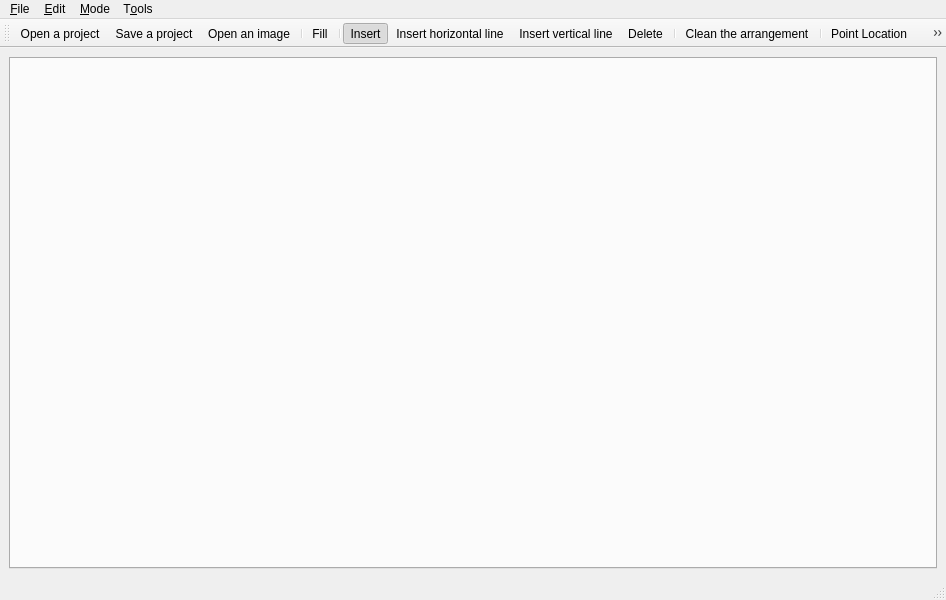
<?xml version="1.0" encoding="UTF-8"?>
<ui version="4.0">
 <class>QArrangementLabellingWindow</class>
 <widget class="QMainWindow" name="QArrangementLabellingWindow">
  <property name="geometry">
   <rect>
    <x>0</x>
    <y>0</y>
    <width>946</width>
    <height>600</height>
   </rect>
  </property>
  <property name="windowTitle">
   <string>QLabellingArrangement</string>
  </property>
  <property name="windowIcon">
   <iconset resource="../rc/QArrangementLabelling.qrc">
    <normaloff>:/icons/Arrangement_2.png</normaloff>:/icons/Arrangement_2.png</iconset>
  </property>
  <widget class="QWidget" name="centralwidget">
   <layout class="QGridLayout" name="gridLayout">
    <item row="0" column="0">
     <widget class="QTabWidget" name="tabWidget">
      <property name="currentIndex">
       <number>-1</number>
      </property>
     </widget>
    </item>
   </layout>
  </widget>
  <widget class="QStatusBar" name="statusbar"/>
  <widget class="QToolBar" name="toolBar">
   <property name="windowTitle">
    <string>toolBar</string>
   </property>
   <attribute name="toolBarArea">
    <enum>TopToolBarArea</enum>
   </attribute>
   <attribute name="toolBarBreak">
    <bool>false</bool>
   </attribute>
   <addaction name="actionOpenProject"/>
   <addaction name="actionSaveProject"/>
   <addaction name="actionOpenImage"/>
   <addaction name="separator"/>
   <addaction name="actionFill"/>
   <addaction name="separator"/>
   <addaction name="actionInsert"/>
   <addaction name="actionInsert_horizontal_line"/>
   <addaction name="actionInsert_vertical_line"/>
   <addaction name="actionDelete"/>
   <addaction name="separator"/>
   <addaction name="actionClean"/>
   <addaction name="separator"/>
   <addaction name="actionPointLocation"/>
   <addaction name="actionMerge"/>
   <addaction name="actionSplit"/>
   <addaction name="separator"/>
   <addaction name="actionDrag"/>
   <addaction name="actionZoomIn"/>
   <addaction name="actionZoomOut"/>
   <addaction name="separator"/>
   <addaction name="actionSnapMode"/>
   <addaction name="actionGridSnapMode"/>
   <addaction name="separator"/>
   <addaction name="actionUndo"/>
   <addaction name="actionRedo"/>
  </widget>
  <widget class="QMenuBar" name="menubar">
   <property name="geometry">
    <rect>
     <x>0</x>
     <y>0</y>
     <width>946</width>
     <height>21</height>
    </rect>
   </property>
   <widget class="QMenu" name="menu_File">
    <property name="title">
     <string>&amp;File</string>
    </property>
    <addaction name="actionNewTab"/>
    <addaction name="actionCloseTab"/>
    <addaction name="separator"/>
    <addaction name="actionOpenProject"/>
    <addaction name="actionSaveProject"/>
    <addaction name="actionOpenImage"/>
    <addaction name="actionOpen"/>
    <addaction name="actionSaveAs"/>
    <addaction name="separator"/>
    <addaction name="actionQuit"/>
   </widget>
   <widget class="QMenu" name="menuMode">
    <property name="title">
     <string>&amp;Mode</string>
    </property>
    <addaction name="actionDrag"/>
    <addaction name="actionInsert"/>
    <addaction name="actionInsert_horizontal_line"/>
    <addaction name="actionInsert_vertical_line"/>
    <addaction name="actionDelete"/>
    <addaction name="actionPointLocation"/>
    <addaction name="actionMerge"/>
    <addaction name="actionSplit"/>
    <addaction name="actionFill"/>
   </widget>
   <widget class="QMenu" name="menu_Edit">
    <property name="title">
     <string>&amp;Edit</string>
    </property>
    <addaction name="actionSnapMode"/>
    <addaction name="actionGridSnapMode"/>
    <addaction name="separator"/>
    <addaction name="actionShowGrid"/>
    <addaction name="separator"/>
    <addaction name="actionPreferences"/>
   </widget>
   <widget class="QMenu" name="menuT_ools">
    <property name="title">
     <string>T&amp;ools</string>
    </property>
    <addaction name="actionOverlay"/>
    <addaction name="actionClean"/>
   </widget>
   <addaction name="menu_File"/>
   <addaction name="menu_Edit"/>
   <addaction name="menuMode"/>
   <addaction name="menuT_ools"/>
  </widget>
  <action name="actionQuit">
   <property name="icon">
    <iconset resource="../rc/QArrangementLabelling.qrc">
     <normaloff>:/icons/process-stop.png</normaloff>:/icons/process-stop.png</iconset>
   </property>
   <property name="text">
    <string>&amp;Quit</string>
   </property>
  </action>
  <action name="actionInsert">
   <property name="checkable">
    <bool>true</bool>
   </property>
   <property name="checked">
    <bool>true</bool>
   </property>
   <property name="icon">
    <iconset resource="../rc/QArrangementLabelling.qrc">
     <normaloff>:/icons/demo_insert.xpm</normaloff>:/icons/demo_insert.xpm</iconset>
   </property>
   <property name="text">
    <string>&amp;Insert</string>
   </property>
  </action>
  <action name="actionDelete">
   <property name="checkable">
    <bool>true</bool>
   </property>
   <property name="icon">
    <iconset resource="../rc/QArrangementLabelling.qrc">
     <normaloff>:/icons/demo_delete.xpm</normaloff>:/icons/demo_delete.xpm</iconset>
   </property>
   <property name="text">
    <string>&amp;Delete</string>
   </property>
  </action>
  <action name="actionDrag">
   <property name="checkable">
    <bool>true</bool>
   </property>
   <property name="icon">
    <iconset resource="../rc/QArrangementLabelling.qrc">
     <normaloff>:/icons/hand.xpm</normaloff>:/icons/hand.xpm</iconset>
   </property>
   <property name="text">
    <string>Drag</string>
   </property>
  </action>
  <action name="actionPointLocation">
   <property name="checkable">
    <bool>true</bool>
   </property>
   <property name="icon">
    <iconset resource="../rc/QArrangementLabelling.qrc">
     <normaloff>:/icons/demo_pointlocation.xpm</normaloff>:/icons/demo_pointlocation.xpm</iconset>
   </property>
   <property name="text">
    <string>Point Location</string>
   </property>
  </action>
  <action name="actionMerge">
   <property name="checkable">
    <bool>true</bool>
   </property>
   <property name="icon">
    <iconset resource="../rc/QArrangementLabelling.qrc">
     <normaloff>:/icons/demo_merge.xpm</normaloff>:/icons/demo_merge.xpm</iconset>
   </property>
   <property name="text">
    <string>Merge</string>
   </property>
  </action>
  <action name="actionSplit">
   <property name="checkable">
    <bool>true</bool>
   </property>
   <property name="icon">
    <iconset resource="../rc/QArrangementLabelling.qrc">
     <normaloff>:/icons/demo_split.xpm</normaloff>:/icons/demo_split.xpm</iconset>
   </property>
   <property name="text">
    <string>Split</string>
   </property>
  </action>
  <action name="actionFill">
   <property name="checkable">
    <bool>true</bool>
   </property>
   <property name="icon">
    <iconset resource="../rc/QArrangementLabelling.qrc">
     <normaloff>:/icons/demo_fill.xpm</normaloff>:/icons/demo_fill.xpm</iconset>
   </property>
   <property name="text">
    <string>Fill</string>
   </property>
  </action>
  <action name="actionSnapMode">
   <property name="checkable">
    <bool>true</bool>
   </property>
   <property name="icon">
    <iconset resource="../rc/QArrangementLabelling.qrc">
     <normaloff>:/icons/demo_snapvertex.xpm</normaloff>:/icons/demo_snapvertex.xpm</iconset>
   </property>
   <property name="text">
    <string>Enable snapping</string>
   </property>
  </action>
  <action name="actionGridSnapMode">
   <property name="checkable">
    <bool>true</bool>
   </property>
   <property name="icon">
    <iconset resource="../rc/QArrangementLabelling.qrc">
     <normaloff>:/icons/demo_snapgrid.xpm</normaloff>:/icons/demo_snapgrid.xpm</iconset>
   </property>
   <property name="text">
    <string>Snap to grid</string>
   </property>
  </action>
  <action name="actionSegment">
   <property name="text">
    <string>Segment</string>
   </property>
  </action>
  <action name="actionPolyline">
   <property name="text">
    <string>Polyline</string>
   </property>
  </action>
  <action name="actionNewTab">
   <property name="icon">
    <iconset resource="../rc/QArrangementLabelling.qrc">
     <normaloff>:/icons/new_tab.png</normaloff>:/icons/new_tab.png</iconset>
   </property>
   <property name="text">
    <string>New tab</string>
   </property>
   <property name="shortcut">
    <string>Ctrl+N</string>
   </property>
  </action>
  <action name="actionOverlay">
   <property name="icon">
    <iconset resource="../rc/QArrangementLabelling.qrc">
     <normaloff>:/icons/arrangement_overlay.png</normaloff>:/icons/arrangement_overlay.png</iconset>
   </property>
   <property name="text">
    <string>&amp;Overlay...</string>
   </property>
  </action>
  <action name="actionClean">
   <property name="icon">
    <iconset resource="../rc/QArrangementLabelling.qrc">
     <normaloff>:/icons/edit-clear.png</normaloff>:/icons/edit-clear.png</iconset>
   </property>
   <property name="text">
    <string>&amp;Clean the arrangement</string>
   </property>
  </action>
  <action name="actionPreferences">
   <property name="icon">
    <iconset resource="../rc/QArrangementLabelling.qrc">
     <normaloff>:/icons/options.png</normaloff>:/icons/options.png</iconset>
   </property>
   <property name="text">
    <string>&amp;Preferences...</string>
   </property>
  </action>
  <action name="actionShowGrid">
   <property name="checkable">
    <bool>true</bool>
   </property>
   <property name="text">
    <string>Show &amp;grid</string>
   </property>
  </action>
  <action name="actionCloseTab">
   <property name="icon">
    <iconset resource="../rc/QArrangementLabelling.qrc">
     <normaloff>:/icons/close_tab.png</normaloff>:/icons/close_tab.png</iconset>
   </property>
   <property name="text">
    <string>Close Tab</string>
   </property>
   <property name="shortcut">
    <string>Ctrl+W</string>
   </property>
  </action>
  <action name="actionSaveAs">
   <property name="icon">
    <iconset resource="../rc/QArrangementLabelling.qrc">
     <normaloff>:/icons/document-save.png</normaloff>:/icons/document-save.png</iconset>
   </property>
   <property name="text">
    <string>Save arrangement as...</string>
   </property>
   <property name="shortcut">
    <string>Ctrl+S</string>
   </property>
  </action>
  <action name="actionOpen">
   <property name="icon">
    <iconset resource="../rc/QArrangementLabelling.qrc">
     <normaloff>:/icons/Arrangement_2.png</normaloff>:/icons/Arrangement_2.png</iconset>
   </property>
   <property name="text">
    <string>Open an arrangement...</string>
   </property>
   <property name="iconText">
    <string>Open</string>
   </property>
   <property name="shortcut">
    <string>Ctrl+O</string>
   </property>
  </action>
  <action name="actionZoomIn">
   <property name="icon">
    <iconset resource="../rc/QArrangementLabelling.qrc">
     <normaloff>:/icons/demo_zoomin.xpm</normaloff>:/icons/demo_zoomin.xpm</iconset>
   </property>
   <property name="text">
    <string>Zoom In</string>
   </property>
  </action>
  <action name="actionZoomOut">
   <property name="icon">
    <iconset resource="../rc/QArrangementLabelling.qrc">
     <normaloff>:/icons/demo_zoomout.xpm</normaloff>:/icons/demo_zoomout.xpm</iconset>
   </property>
   <property name="text">
    <string>Zoom Out</string>
   </property>
  </action>
  <action name="actionOpenImage">
   <property name="icon">
    <iconset resource="../rc/QArrangementLabelling.qrc">
     <normaloff>:/icons/image.png</normaloff>:/icons/image.png</iconset>
   </property>
   <property name="text">
    <string>Open an image</string>
   </property>
  </action>
  <action name="actionInsert_horizontal_line">
   <property name="checkable">
    <bool>true</bool>
   </property>
   <property name="icon">
    <iconset resource="../rc/QArrangementLabelling.qrc">
     <normaloff>:/icons/horizontal-insert.png</normaloff>:/icons/horizontal-insert.png</iconset>
   </property>
   <property name="text">
    <string>Insert horizontal line</string>
   </property>
  </action>
  <action name="actionInsert_vertical_line">
   <property name="checkable">
    <bool>true</bool>
   </property>
   <property name="icon">
    <iconset resource="../rc/QArrangementLabelling.qrc">
     <normaloff>:/icons/vertical-insert.png</normaloff>:/icons/vertical-insert.png</iconset>
   </property>
   <property name="text">
    <string>Insert vertical line</string>
   </property>
  </action>
  <action name="actionSaveProject">
   <property name="icon">
    <iconset resource="../rc/QArrangementLabelling.qrc">
     <normaloff>:/icons/document-save.png</normaloff>:/icons/document-save.png</iconset>
   </property>
   <property name="text">
    <string>Save a project</string>
   </property>
  </action>
  <action name="actionOpenProject">
   <property name="icon">
    <iconset resource="../rc/QArrangementLabelling.qrc">
     <normaloff>:/icons/document-open.png</normaloff>:/icons/document-open.png</iconset>
   </property>
   <property name="text">
    <string>Open a project</string>
   </property>
  </action>
  <action name="actionUndo">
   <property name="icon">
    <iconset resource="../rc/QArrangementLabelling.qrc">
     <normaloff>:/icons/edit-undo.png</normaloff>:/icons/edit-undo.png</iconset>
   </property>
   <property name="text">
    <string>Undo</string>
   </property>
   <property name="toolTip">
    <string>Undo</string>
   </property>
  </action>
  <action name="actionRedo">
   <property name="icon">
    <iconset resource="../rc/QArrangementLabelling.qrc">
     <normaloff>:/icons/edit-redo.png</normaloff>:/icons/edit-redo.png</iconset>
   </property>
   <property name="text">
    <string>Redo</string>
   </property>
   <property name="toolTip">
    <string>Redo</string>
   </property>
  </action>
 </widget>
 <resources>
  <include location="../rc/QArrangementLabelling.qrc"/>
 </resources>
 <connections/>
</ui>
